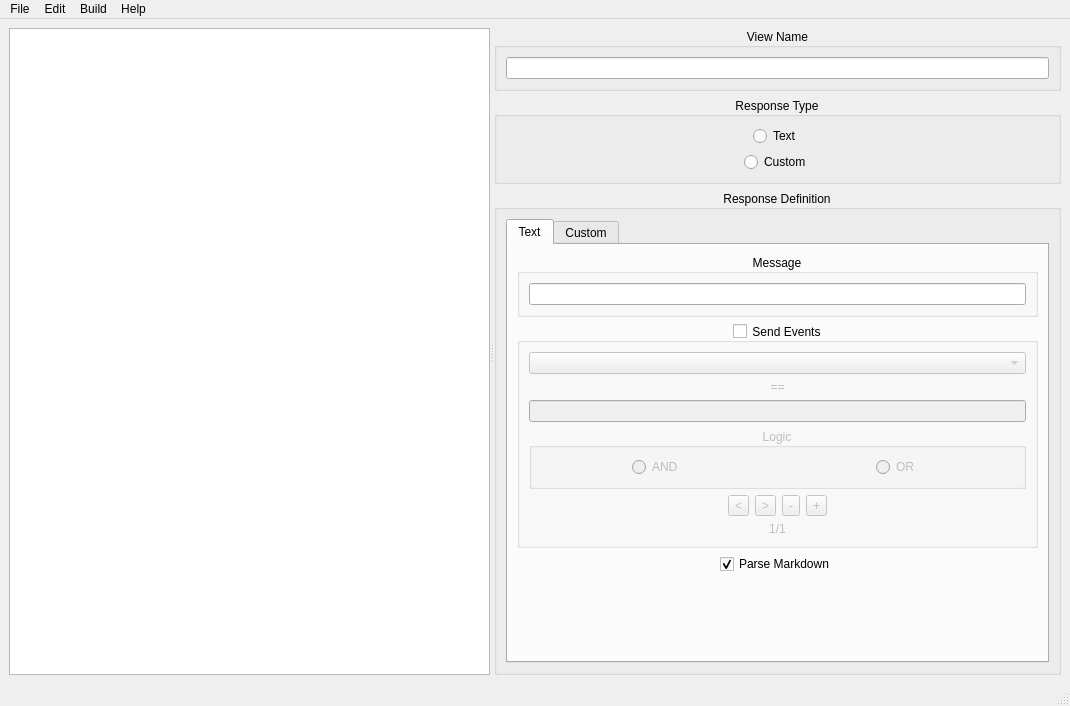
<?xml version="1.0" encoding="UTF-8"?>
<ui version="4.0">
 <class>MainWindow</class>
 <widget class="QMainWindow" name="MainWindow">
  <property name="geometry">
   <rect>
    <x>0</x>
    <y>0</y>
    <width>1070</width>
    <height>706</height>
   </rect>
  </property>
  <property name="windowTitle">
   <string>StoryBuilder</string>
  </property>
  <widget class="QWidget" name="centralwidget">
   <layout class="QVBoxLayout" name="verticalLayout_2">
    <item>
     <widget class="QSplitter" name="splitter">
      <property name="orientation">
       <enum>Qt::Horizontal</enum>
      </property>
      <widget class="QTreeView" name="treeView"/>
      <widget class="QWidget" name="verticalLayoutWidget">
       <layout class="QVBoxLayout" name="verticalLayout">
        <item>
         <widget class="QGroupBox" name="groupBox_2">
          <property name="title">
           <string>View Name</string>
          </property>
          <property name="alignment">
           <set>Qt::AlignCenter</set>
          </property>
          <property name="flat">
           <bool>false</bool>
          </property>
          <property name="checkable">
           <bool>false</bool>
          </property>
          <layout class="QVBoxLayout" name="verticalLayout_4">
           <item>
            <widget class="QLineEdit" name="lineEdit">
             <property name="inputMask">
              <string/>
             </property>
            </widget>
           </item>
          </layout>
         </widget>
        </item>
        <item>
         <widget class="QGroupBox" name="groupBox">
          <property name="sizeIncrement">
           <size>
            <width>0</width>
            <height>0</height>
           </size>
          </property>
          <property name="title">
           <string>Response Type</string>
          </property>
          <property name="alignment">
           <set>Qt::AlignCenter</set>
          </property>
          <layout class="QVBoxLayout" name="verticalLayout_3" stretch="0,0">
           <item alignment="Qt::AlignHCenter">
            <widget class="QRadioButton" name="radioButton">
             <property name="text">
              <string>Text</string>
             </property>
            </widget>
           </item>
           <item alignment="Qt::AlignHCenter">
            <widget class="QRadioButton" name="radioButton_2">
             <property name="text">
              <string>Custom</string>
             </property>
            </widget>
           </item>
          </layout>
         </widget>
        </item>
        <item>
         <widget class="QGroupBox" name="groupBox_3">
          <property name="title">
           <string>Response Definition</string>
          </property>
          <property name="alignment">
           <set>Qt::AlignCenter</set>
          </property>
          <layout class="QVBoxLayout" name="verticalLayout_5">
           <item>
            <widget class="QTabWidget" name="tabWidget">
             <property name="currentIndex">
              <number>0</number>
             </property>
             <widget class="QWidget" name="tab">
              <attribute name="title">
               <string>Text</string>
              </attribute>
              <layout class="QVBoxLayout" name="verticalLayout_6">
               <item>
                <widget class="QGroupBox" name="groupBox_4">
                 <property name="title">
                  <string>Message</string>
                 </property>
                 <property name="alignment">
                  <set>Qt::AlignCenter</set>
                 </property>
                 <layout class="QVBoxLayout" name="verticalLayout_7">
                  <item>
                   <widget class="QLineEdit" name="lineEdit_2"/>
                  </item>
                 </layout>
                </widget>
               </item>
               <item>
                <widget class="QGroupBox" name="groupBox_5">
                 <property name="title">
                  <string>Send Events</string>
                 </property>
                 <property name="alignment">
                  <set>Qt::AlignCenter</set>
                 </property>
                 <property name="checkable">
                  <bool>true</bool>
                 </property>
                 <property name="checked">
                  <bool>false</bool>
                 </property>
                 <layout class="QVBoxLayout" name="verticalLayout_8" stretch="0,0,0,0,0,0">
                  <item>
                   <widget class="QComboBox" name="comboBox"/>
                  </item>
                  <item>
                   <widget class="QLabel" name="label">
                    <property name="text">
                     <string>==</string>
                    </property>
                    <property name="alignment">
                     <set>Qt::AlignCenter</set>
                    </property>
                   </widget>
                  </item>
                  <item>
                   <widget class="QLineEdit" name="lineEdit_3"/>
                  </item>
                  <item>
                   <widget class="QGroupBox" name="groupBox_6">
                    <property name="title">
                     <string>Logic</string>
                    </property>
                    <property name="alignment">
                     <set>Qt::AlignCenter</set>
                    </property>
                    <property name="checkable">
                     <bool>false</bool>
                    </property>
                    <property name="checked">
                     <bool>false</bool>
                    </property>
                    <layout class="QHBoxLayout" name="horizontalLayout_2">
                     <item alignment="Qt::AlignHCenter">
                      <widget class="QRadioButton" name="radioButton_3">
                       <property name="text">
                        <string>AND</string>
                       </property>
                      </widget>
                     </item>
                     <item alignment="Qt::AlignHCenter">
                      <widget class="QRadioButton" name="radioButton_4">
                       <property name="text">
                        <string>OR</string>
                       </property>
                      </widget>
                     </item>
                    </layout>
                   </widget>
                  </item>
                  <item>
                   <layout class="QHBoxLayout" name="horizontalLayout">
                    <item>
                     <spacer name="horizontalSpacer">
                      <property name="orientation">
                       <enum>Qt::Horizontal</enum>
                      </property>
                      <property name="sizeHint" stdset="0">
                       <size>
                        <width>40</width>
                        <height>20</height>
                       </size>
                      </property>
                     </spacer>
                    </item>
                    <item>
                     <widget class="QToolButton" name="toolButton">
                      <property name="text">
                       <string>&lt;</string>
                      </property>
                     </widget>
                    </item>
                    <item>
                     <widget class="QToolButton" name="toolButton_3">
                      <property name="text">
                       <string>&gt;</string>
                      </property>
                     </widget>
                    </item>
                    <item>
                     <widget class="QToolButton" name="toolButton_2">
                      <property name="text">
                       <string>-</string>
                      </property>
                     </widget>
                    </item>
                    <item>
                     <widget class="QToolButton" name="toolButton_4">
                      <property name="text">
                       <string>+</string>
                      </property>
                     </widget>
                    </item>
                    <item>
                     <spacer name="horizontalSpacer_2">
                      <property name="orientation">
                       <enum>Qt::Horizontal</enum>
                      </property>
                      <property name="sizeHint" stdset="0">
                       <size>
                        <width>40</width>
                        <height>20</height>
                       </size>
                      </property>
                     </spacer>
                    </item>
                   </layout>
                  </item>
                  <item>
                   <widget class="QLabel" name="label_2">
                    <property name="text">
                     <string>1/1</string>
                    </property>
                    <property name="alignment">
                     <set>Qt::AlignCenter</set>
                    </property>
                   </widget>
                  </item>
                 </layout>
                </widget>
               </item>
               <item alignment="Qt::AlignHCenter">
                <widget class="QCheckBox" name="checkBox_2">
                 <property name="text">
                  <string>Parse Markdown</string>
                 </property>
                 <property name="checked">
                  <bool>true</bool>
                 </property>
                </widget>
               </item>
               <item>
                <spacer name="verticalSpacer">
                 <property name="orientation">
                  <enum>Qt::Vertical</enum>
                 </property>
                 <property name="sizeHint" stdset="0">
                  <size>
                   <width>20</width>
                   <height>40</height>
                  </size>
                 </property>
                </spacer>
               </item>
              </layout>
             </widget>
             <widget class="QWidget" name="tab_2">
              <attribute name="title">
               <string>Custom</string>
              </attribute>
              <layout class="QVBoxLayout" name="verticalLayout_9">
               <item>
                <widget class="QPlainTextEdit" name="plainTextEdit">
                 <property name="font">
                  <font>
                   <family>Ubuntu Mono</family>
                  </font>
                 </property>
                 <property name="plainText">
                  <string>@Override
public String handle(TelegramBot bot, Update update) {
  
}</string>
                 </property>
                 <property name="placeholderText">
                  <string/>
                 </property>
                </widget>
               </item>
              </layout>
             </widget>
            </widget>
           </item>
          </layout>
         </widget>
        </item>
       </layout>
      </widget>
     </widget>
    </item>
   </layout>
  </widget>
  <widget class="QMenuBar" name="menubar">
   <property name="geometry">
    <rect>
     <x>0</x>
     <y>0</y>
     <width>1070</width>
     <height>22</height>
    </rect>
   </property>
   <property name="defaultUp">
    <bool>false</bool>
   </property>
   <property name="nativeMenuBar">
    <bool>true</bool>
   </property>
   <widget class="QMenu" name="menuFile">
    <property name="title">
     <string>File</string>
    </property>
    <addaction name="actionSave"/>
    <addaction name="actionSave_As"/>
    <addaction name="separator"/>
    <addaction name="actionOpen_2"/>
   </widget>
   <widget class="QMenu" name="menuBuild">
    <property name="title">
     <string>Build</string>
    </property>
    <addaction name="actionBuild_Project"/>
   </widget>
   <widget class="QMenu" name="menuHelp">
    <property name="title">
     <string>Help</string>
    </property>
    <addaction name="actionInfo"/>
   </widget>
   <widget class="QMenu" name="menuEdit">
    <property name="title">
     <string>Edit</string>
    </property>
    <addaction name="actionAdd_Child"/>
    <addaction name="actionDelete_View"/>
   </widget>
   <addaction name="menuFile"/>
   <addaction name="menuEdit"/>
   <addaction name="menuBuild"/>
   <addaction name="menuHelp"/>
  </widget>
  <widget class="QStatusBar" name="statusbar"/>
  <action name="actionSave">
   <property name="text">
    <string>Save</string>
   </property>
   <property name="shortcut">
    <string>Ctrl+S</string>
   </property>
  </action>
  <action name="actionSave_As">
   <property name="text">
    <string>Save As...</string>
   </property>
  </action>
  <action name="actionOpen">
   <property name="text">
    <string>Open</string>
   </property>
  </action>
  <action name="actionOpen_2">
   <property name="text">
    <string>Open...</string>
   </property>
  </action>
  <action name="actionBuild_Project">
   <property name="text">
    <string>Build Project...</string>
   </property>
  </action>
  <action name="actionInfo">
   <property name="text">
    <string>Info...</string>
   </property>
  </action>
  <action name="actionAdd_Child">
   <property name="text">
    <string>Add Child</string>
   </property>
   <property name="shortcut">
    <string>Ctrl+=</string>
   </property>
  </action>
  <action name="actionDelete_View">
   <property name="text">
    <string>Delete View</string>
   </property>
   <property name="shortcut">
    <string>Ctrl+-</string>
   </property>
  </action>
 </widget>
 <resources/>
 <connections/>
</ui>
